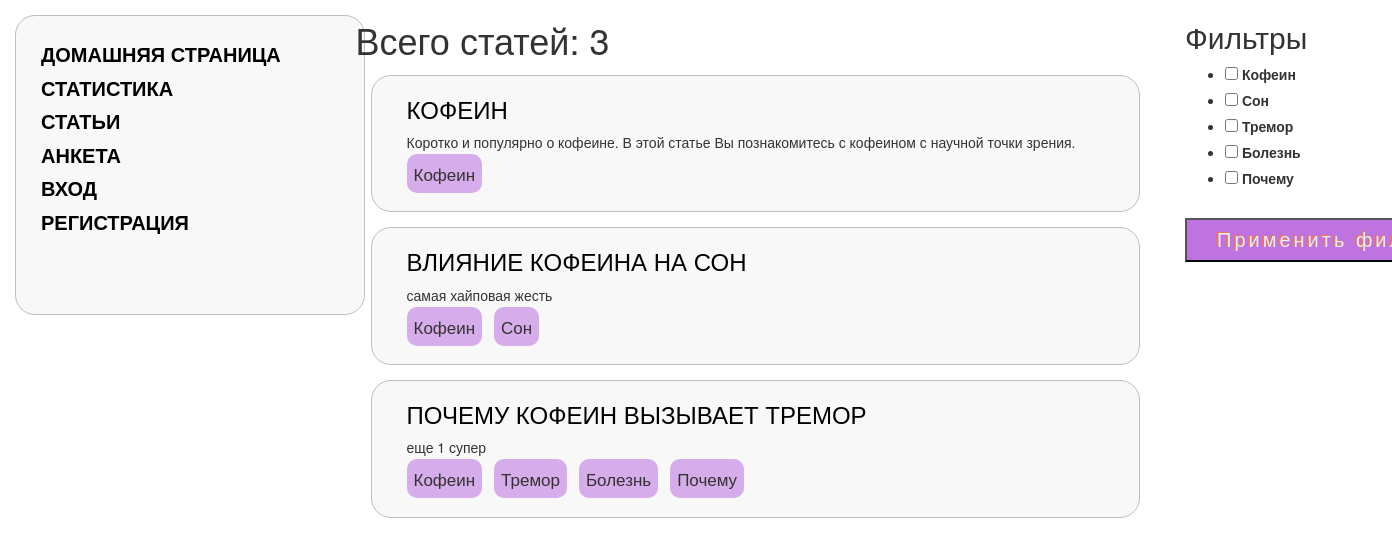
The app's page /caffeine/articles/, older data.
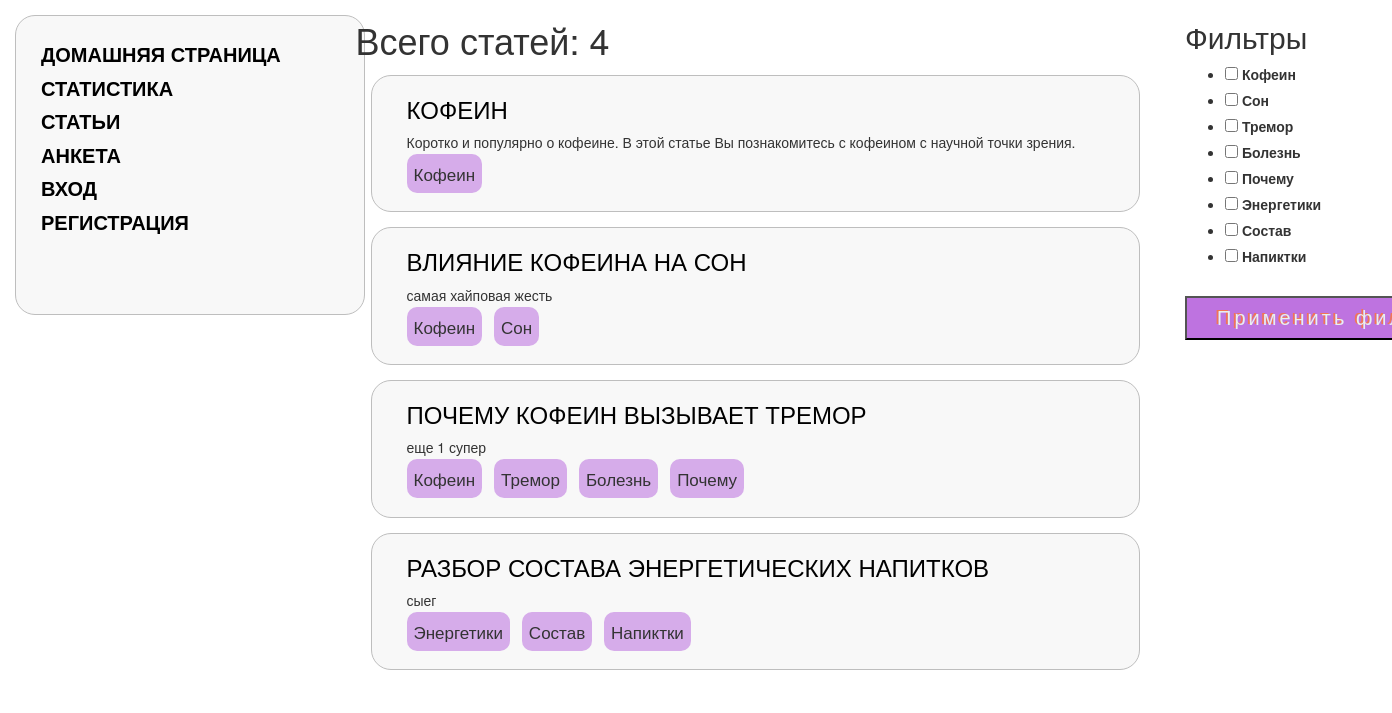
The same page, newer data.
### catalog/models.py (models this page shows, shortened)
class Article(models.Model):
    article_id = models.AutoField(primary_key=True)
    title = models.TextField()
    summary = models.TextField(null=True)
    tags = models.TextField(null=True)
    template = models.TextField(default='base_article')
    class Meta:
        pass
    def create_dict(self):
        return {'title': self.title, 'tags': [i.capitalize() for i in self.tags.split()],
                'summary': self.summary, 'id': self.article_id}

### catalog/views.py (the view)
# urls.py: urlpatterns += [path('articles/', views.articles_view, name="articles")]
def articles_view(request):
    num = Article.objects.all().count()
    articles_list = [i.create_dict() for i in Article.objects.all()]
    form = Articles_filter()
    filters = None
    if request.method == 'POST':
        req = dict(request.POST)
        if 'filter_field' in req.keys():
            filters = req['filter_field']
            articles_list = [i for i in articles_list if set(i['tags']).intersection(set(filters))]
            num = len(articles_list)
    return render(request, 'articles.html', {'num': num, 'articles_list': articles_list,
                                             'form': form, 'filters': filters})

### catalog/forms.py
class Articles_filter(forms.Form):
    tag_list = []
    articles = Article.objects.all()
    for i in articles:
        for j in i.create_dict()['tags']:
            if j not in tag_list:
                tag_list.append(j)
    filter_list = [(i, i) for i in tag_list]
    filter_field = forms.MultipleChoiceField(widget=forms.CheckboxSelectMultiple, choices=filter_list)

### templates/articles.html (shortened to what this page needs)
{% extends "base_generic.html" %}
{% block content %}
<h1>{% if not filters %}Всего статей{% else %} Количество статей содержащих {% for tag in filters %}<span class="tag">{{tag}}</span>{% endfor %}{% endif %}: {{ num }}</h1>
{% for article in articles_list %}
<div class="questionary">
    <a href={{article.id}}><h3>{{article.title}}</h3></a>
    <p>{{article.summary}}</p>
    {% for tag in article.tags %}
    <span class="tag">{{tag}}</span>
    {% endfor %}
</div>
{% endfor %}
{% endblock %}
{% block right-col %}
<h2>Фильтры</h2>
<form method="post" action="{% url 'articles' %}">
    <table>
        {% for question in form %}
            <tr>
              <td>{{ question }}</td>
            </tr>
        {% endfor %}
    </table>
    <div class="button_field">
        <input class="next_button" type="submit" value="Применить фильтры" />
    </div>
</form>
{% endblock %}

Row changes from the older to the newer data that the page shows:
added Article: title "РАЗБОР СОСТАВА ЭНЕРГЕТИЧЕСКИХ НАПИТКОВ", summary "сыег"
Text that changed along with them:
{{ num }}: "3" → "4"
form field filter_field: "☐ ☐ ☐ ☐ ☐" → "☐ ☐ ☐ ☐ ☐ ☐ ☐ ☐"
new list line: "Энергетики Состав Напиктки"
text no longer shown: "Кофеин Сон Тремор Болезнь Почему"
text now shown: "Кофеин Сон Тремор Болезнь Почему Энергетики Состав Напиктки"
